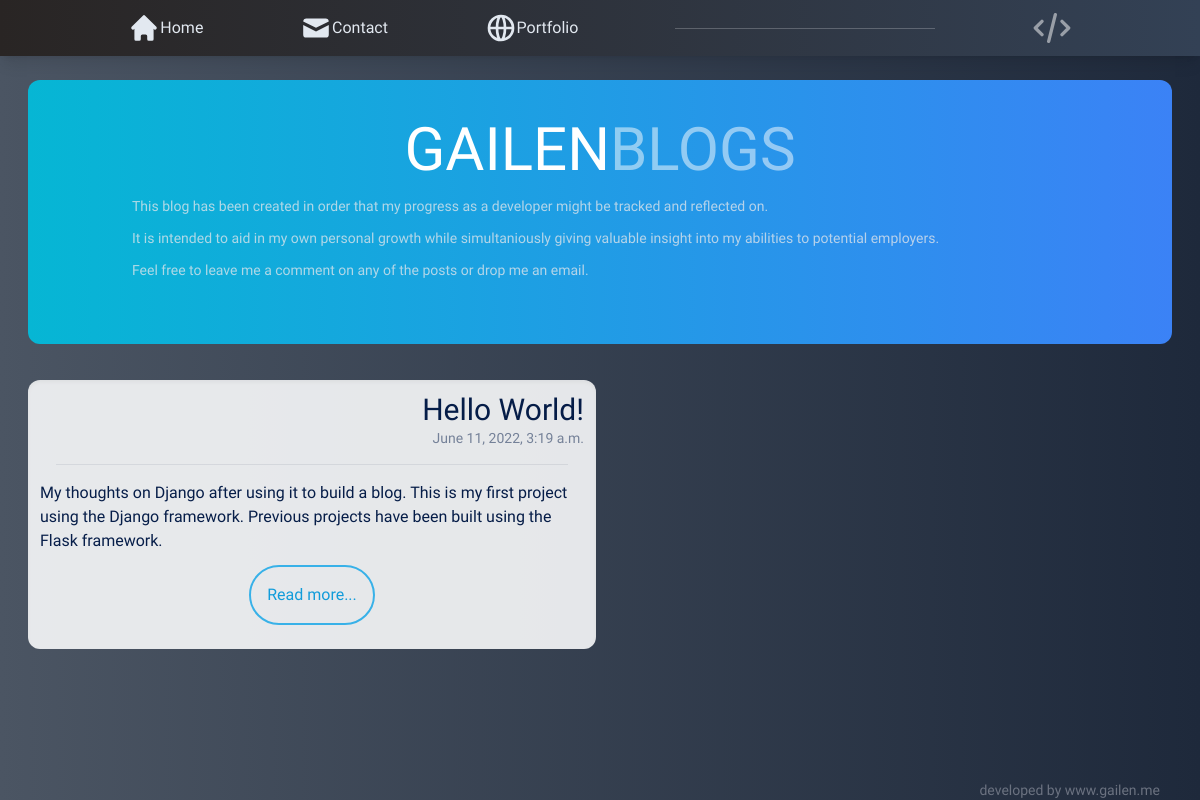
The page / on the database its author committed.
### post/models.py (models this page shows, shortened)
class Post(models.Model):
    category = models.ForeignKey(Category, related_name='posts', on_delete = models.CASCADE)
    title = models.CharField(max_length=255)
    slug = models.SlugField(max_length=255)
    intro = models.TextField(max_length=280) #twitter character limit to keep the intro short.
    body = RichTextField(blank=True, null=True)
    created_at = models.DateTimeField(auto_now_add = True)
    class Meta:
        ordering = ('-created_at', )

### post/views.py (the view)
# urls.py: path('', views.bloghome, name='bloghome'),
def bloghome(request):
    posts = Post.objects.all()
    return render(request, 'post/bloghome.html', {'posts': posts})

### post/templates/post/bloghome.html
{% extends 'post/blog.html' %}
{% block content %}
<div id="banner" class="rounded-xl bg-gradient-to-r from-cyan-500 to-blue-500 p-6 m-1 cursor-pointer">
    <h1 id="gailenDevs" class="text-8xl text-white w-full p-4">GAILEN<span class="opacity-50">BLOGS</span></h1>
    <article class="text-left text-sm text-gray-200 lg:px-20 mb-10 space-y-3">
        <p class="transition ease-in-and-out duration-200 hover:opacity-100 opacity-75">
            This blog has been created in order that my progress as a developer might be tracked and reflected on.
        </p>
        <p class="transition ease-in-and-out duration-200 hover:opacity-100 opacity-75">
            It is intended to aid in my own personal growth while simultaniously giving valuable insight into my
            abilities to potential employers.</p>
        <p class="transition ease-in-and-out duration-200 hover:opacity-100 opacity-75">
            Feel free to leave me a comment on any of the posts or drop me an email.</p>
    </article>
</div>
<div class="grid grid-flow-row md:grid-cols-2 xl:grid-cols-3">
    {% for post in posts %}
<div class="p-1">
    <article id="post" class="p-3 bg-gray-50 rounded-xl shadow-inner">
            <div class="text-right">
                <h2 class="text-3xl">
                    {{post.title}}
                </h2>
                <p class="text-sm opacity-50">
                    {{post.created_at}}
                </p>
            </div>
            <hr class="m-4 text-center">
            <p>{{post.intro}}</p>
            <div class="py-3 flex justify-center">
            <a href="{% url 'post_detail' post.slug %}" class="rounded-full border-solid border-2 border-sky-400 text-sky-500 p-4 transition ease-in-and-out hover:shadow-lg">
            Read more...</a>
            </div>
    </article>
</div>
    {% endfor %}
</div>
<footer class="sm:absolute inset-x-0 bottom-0 px-10">
    <p class="text-right text-sm text-gray-500">developed by <a href="http://gailen.me">www.gailen.me</a></p>
</footer>
{% endblock %}

### post/static/css/style.css (style rules this page uses)
body { font-family: 'Overpass', sans-serif; font-weight: 200; min-height: 100vh; }
div#banner { text-align: center; }
#gailenDevs { font-size: 5vw; }
article#post { opacity: .9; color: #001947; top: 0; bottom: 0; }

### rows shown on the page
Post: title "Hello World!", created_at "June 11, 2022, 3:19 a.m.", intro "My thoughts on Django after using it to build a blog. This is my first project using the Django framework. Previous projects have been built using the Flask framework."
